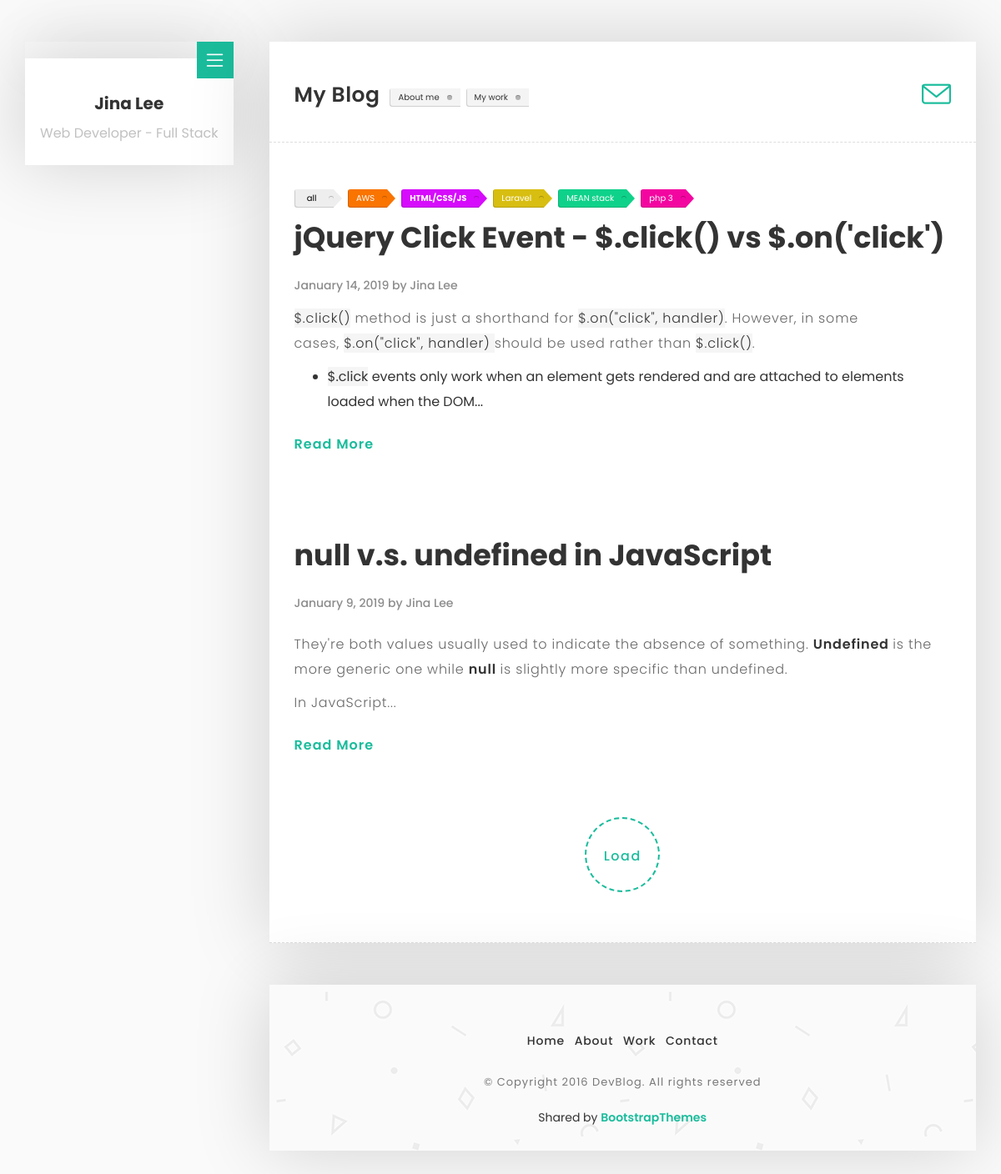
Page /blog?tid=2 on the committed database.
### tables this page shows
CREATE TABLE `tags` (
  `id` int(11) NOT NULL,
  `name` varchar(256) NOT NULL,
  `color` int(11) NOT NULL
);

CREATE TABLE `posts` (
  `pid` int(11) NOT NULL,
  `title` text NOT NULL,
  `tag_id` int(11) NOT NULL DEFAULT '1',
  `content` text NOT NULL,
  `createdon` timestamp NOT NULL DEFAULT CURRENT_TIMESTAMP,
  `viewed` int(11) NOT NULL DEFAULT '0'
);

### functions/common.php (called while the page is built, shortened)
<?php
function truncateHTML($str, $len, $end = '&hellip;'){
   $tagPattern = '/(<\/?)([\w]*)(\s*[^>]*)>?|&[\w#]+;/i';
   preg_match_all($tagPattern, $str, $matches, PREG_OFFSET_CAPTURE | PREG_SET_ORDER );
   $i =0;
   while($matches[$i][0][1] < $len && !empty($matches[$i])){
      $len = $len + strlen($matches[$i][0][0]);
      if(substr($matches[$i][0][0],0,1) == '&' )
      $len = $len-1;
      if(!empty($matches[$i][2][0]) && !in_array($matches[$i][2][0],array('br','img','hr', 'input', 'param', 'link'))){
         if(substr($matches[$i][3][0],-1) !='/' && substr($matches[$i][1][0],-1) !='/')
         $openTags[] = $matches[$i][2][0];
         elseif(end($openTags) == $matches[$i][2][0]){
            array_pop($openTags);
         }else{
            $warnings[] = "html has some tags mismatched in it:  $str";
         }
      }
      $i++;
   }
   $closeTagString = '';
   if (!empty($openTags)){
      $openTags = array_reverse($openTags);
      foreach ($openTags as $t){
         $closeTagString .="</".$t . ">";
      }
   }
   if(strlen($str)>$len){
      $lastWord = strpos($str, ' ', $len);
      if ($lastWord) {
         $str = substr($str, 0, $lastWord);
         $last_character = (substr($str, -1, 1));
         $truncated_html = ($last_character == '.' ? $str : ($last_character == ',' ? substr($str, 0, -1) : $str) . $end);
      }
      $truncated_html .= $closeTagString;
   }else
   $truncated_html = $str;
   return $truncated_html;
}

### pages/blog.php (the view, shortened to what this page needs)
<?php
$query = "SELECT *
FROM        posts p
LEFT JOIN   tags t
ON          (t.id=p.tag_id)".(!empty($_GET['tid'])?"
WHERE       tag_id={$_GET['tid']}":"")."
ORDER BY    createdon DESC";
$aPosts = $pdo ->query($query) ->fetchAll(PDO::FETCH_ASSOC);
$aTags  = $pdo ->query("SELECT * FROM tags ORDER BY `name` ");?>
<div class="sub-title" id="blog-header">
   <h2>My Blog</h2>
   <ul class="blog-tags">
      <li>
         <a href="<?=BASE_URI?>" class="blog-tag">About me</a>
      </li>
      <li>
         <a href="<?=BASE_URI?>work" class="blog-tag">My work</a>
      </li>
   </ul>
   <a class="contact" href="contact"><i class="icon-envelope"></i></a>
</div>
<div class="col-md-12 content-page">
   <div class="sub-title tags" style="border:none;">
      <ul class="blog-tags">
         <?php if(isset($_GET['tid'])) {?>
            <li>
               <a href="<?=BASE_URI?>blog" class="blog-tag bg-color-0" style="color:#000">&nbsp;&nbsp;all&nbsp;&nbsp;</a>
            </li>
         <?php }
         foreach($aTags as $n => $aTag) {
            $style = (isset($_GET['tid']) && $_GET['tid']==$aTag['id'])?'style="font-weight:bold"':"";?>
            <li>
               <a href="<?=BASE_URI?>blog?tid=<?=$aTag['id']?>"
                  <?=$style?>
                  class="blog-tag bg-color-<?=$aTag['color']?>">
                  <?=$aTag['name']?>
               </a>
            </li>
            <?php } ?>
      </ul>
   </div>
   <?php foreach($aPosts as $aPost) { ?>
   <div class="col-md-12 blog-post" style="font-size:16px; line-height:30px;">
      <div class="post-title">
         <a href="<?=BASE_URI?>post/<?=$aPost['slug']?>"><h1><?=$aPost['title']?></h1></a>
      </div>
      <div class="post-info">
         <span><?=date('F j, Y',strtotime($aPost['createdon']))?> by Jina Lee</span>
      </div>
      <p><?=truncateHTML($aPost['content'],250,'...')?></p>
      <a href="post/<?=$aPost['slug']?>" class="button button-style button-anim fa fa-long-arrow-right" style="margin-left:0;"><span>Read More</span></a>
   </div>
   <?php } ?>
   <div class="col-md-12 text-center">
      <a href="javascript:void(0)" id="load-more-post" class="load-more-button">Load</a>
   </div>
</div>

### index.php (shortened to what this page needs)
<?php
require FUNC.'common.php';
$cUrl = ( empty($cUrl) )?preg_replace(
                        [ '/\?(.*)+/' , '/\/JinaBlog\//'],
                        ['',''],
                        trim($_SERVER['REQUEST_URI'])
                     ):$cUrl;
$aPage = route($cUrl);
?>
<!DOCTYPE html>
<html>
   <head><?php include MODULE.'head.php';?></head>
   <body>
      <div id="main">
         <div class="container">
            <div class="row">
            <div class="col-md-3"><?php include MODULE.'about_me.php'; ?></div>
            <div class="col-md-9">
               <div class="col-md-12 page-body">
                  <div class="row"><?php include PAGE.$aPage['file'].'.php'; ?></div>
               </div>
               <div class="col-md-12 page-body margin-top-50 footer">
                  <?php include MODULE.'footer.php'; ?>
               </div>
            </div>
         </div>
      </div>
   </div>
</body>
</html>

### modules/head.php (shortened to what this page needs)
<link rel="stylesheet" type="text/css" href="<?=BASE_URI?>css/plugin.css">
<link rel="stylesheet" type="text/css" href="<?=BASE_URI?>css/style.css">
<link rel="stylesheet" type="text/css" href="<?=BASE_URI?>css/portfolio.css">
<link rel="stylesheet" href="<?=BASE_URI?>css/summernote.css">

### modules/about_me.php (shortened to what this page needs)
<div class="about-fixed">
   <div class="my-pic">
      <a href="javascript:void(0)" class="collapsed" data-target="#menu" data-toggle="collapse"><i class="icon-menu menu"></i></a>
   </div>
   <div class="my-detail">
      <div class="white-spacing">
         <h1>Jina Lee</h1>
         <span>Web Developer - Full Stack</span>
      </div>
   </div>
</div>

### modules/footer.php
<footer>
   <ul class="menu-link">
      <li><a href="<?=BASE_URI?>">Home</a></li>
      <li><a href="about">About</a></li>
      <li><a href="work">Work</a></li>
      <li><a href="contact">Contact</a></li>
   </ul>
   <p>© Copyright 2016 DevBlog. All rights reserved</p>
   <div class="uipasta-credit">Shared by <i class="fa fa-love"></i><a href="https://bootstrapthemes.co">BootstrapThemes</a></div>
</footer>

### css/portfolio.css (style rules this page uses)
[class^="fa-"]:before, [class*=" fa-"]:before { font-family: FontAwesome; font-style: normal; font-weight: normal; line-height: 1; -webkit-font-smoothing: antialiased; -moz-osx-font-smoothing: grayscale; padding-right: 10px; color: rgba(0, 0, 0, 0.3); }

### rows in the picture
tags: name "AWS"
tags: name "HTML/CSS/JS"
tags: name "Laravel"
tags: name "MEAN stack"
tags: name "php 3"
posts: title "jQuery Click Event - $.click() vs $.on('click')", createdon "January 14, 2019", content "$.click() method is just a shorthand for $.on(\"click\", handler) . However, in some cases, $.on(\"click\", handler) should be used rather than $.click() . $.click events only work when an element gets rendered and are attached to elements loaded when the DOM..."
posts: title "null v.s. undefined in JavaScript", createdon "January 9, 2019", content "They're both values usually used to indicate the absence of something. Undefined is the more generic one while null is slightly more specific than undefined. In JavaScript..."
